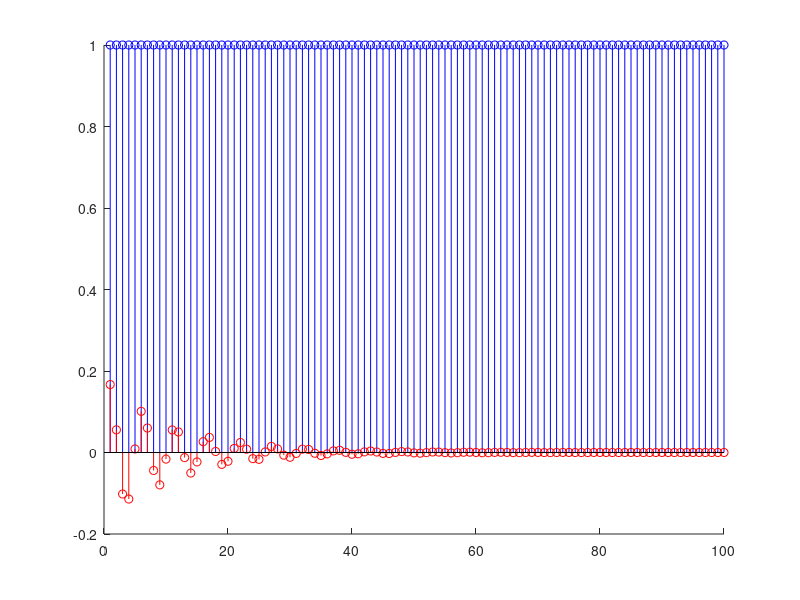
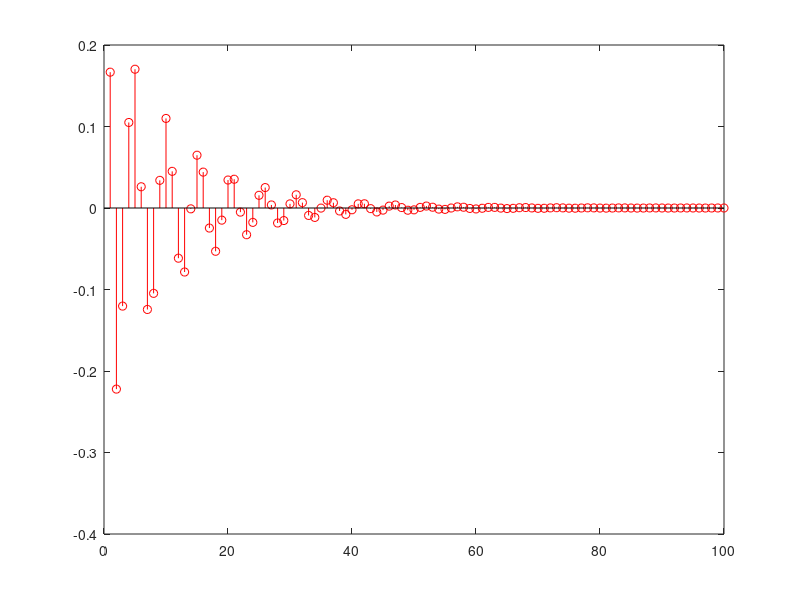
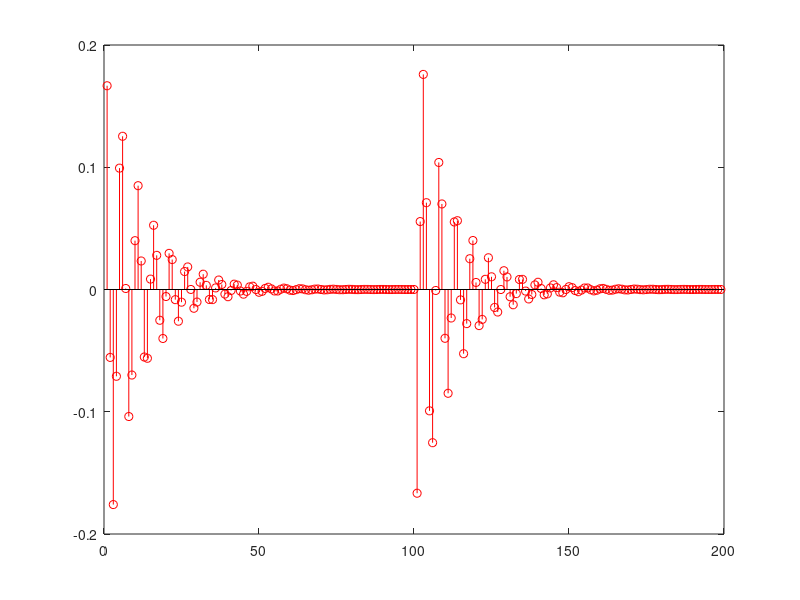

Write the MATLAB code that produced these figures, in order.
1;
clear;
clf;

%definicion del sistema
function y = sistema(x,y1,y2)
    n = length(x);
    y = zeros(1,n);
    y(1) = y1;
    y(2) = y2;
    for i=3:n
        y(i) = 1/6 * (x(i) - 2*x(i-1) + x(i-2) + 4*y(i-1) - 5*y(i-2));
    end
endfunction

%cantidad de pasos
N = 100;

%definicion de funciones de entrada basicas, escalon e impulso unitario
escalon = ones(1,N)
impulso = zeros(1,N); impulso(1) = 1;

%calculo de las respuestas del sistema
rta_escalon = sistema(escalon,1/6,1/18);
rta_impulso = sistema(impulso,1/6,-2/9);

%convolucion entrada-respuesta
conv_in_rta = conv(escalon,rta_impulso);

hold on;

figure(1);
stem(escalon,'b');
stem(rta_escalon,'r');

figure(2);
stem(impulso,'b');
stem(rta_impulso,'r');

figure(3);
stem(conv_in_rta,'r');

pause;
